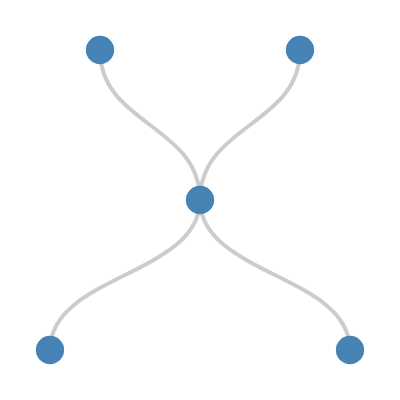

Specify this chart in Vega-Lite:
### Vega specification from a JSON file in a GitHub repository (floating-point values rounded to 4 significant figures)
{"$schema": "https://vega.github.io/schema/vega/v4.json", "width": 200, "height": 200, "autosize": "none", "signals": [{"name": "orient", "value": "vertical", "bind": {"input": "select", "options": ["vertical", "horizontal", "radial"]}}, {"name": "shape", "value": "diagonal", "bind": {"input": "select", "options": ["line", "arc", "curve", "diagonal", "orthogonal"]}}], "data": [{"name": "nodes", "values": [{"id": 2, "x": 0, "y": 100}, {"id": 3, "x": -75, "y": 175}, {"id": 5, "x": 75, "y": 175}, {"id": 6, "x": -50, "y": 25}, {"id": 7, "x": 50, "y": 25}], "transform": [{"type": "formula", "expr": "atan2(datum.y, datum.x)", "as": "angle"}, {"type": "formula", "expr": "sqrt(datum.y * datum.y + datum.x * datum.x)", "as": "radius"}, {"type": "formula", "expr": "orient === 'radial' ? datum.angle : datum.x", "as": "v0"}, {"type": "formula", "expr": "orient === 'radial' ? datum.radius : datum.y", "as": "v1"}]}, {"name": "edges", "values": [{"s": 2, "t": 3}, {"s": 2, "t": 5}, {"s": 2, "t": 6}, {"s": 2, "t": 7}], "transform": [{"type": "lookup", "from": "nodes", "key": "id", "fields": ["s", "t"], "as": ["source", "target"]}, {"type": "linkpath", "sourceX": "source.v0", "sourceY": "source.v1", "targetX": "target.v0", "targetY": "target.v1", "orient": {"signal": "orient"}, "shape": {"signal": "shape"}}]}], "marks": [{"type": "path", "from": {"data": "edges"}, "encode": {"enter": {"stroke": {"value": "#ccc"}, "strokeWidth": {"value": 2}, "x": {"value": 100}, "y": {"value": 0}}, "update": {"path": {"field": "path"}}}}, {"type": "symbol", "from": {"data": "nodes"}, "encode": {"enter": {"size": {"value": 200}, "fill": {"value": "steelblue"}, "x": {"field": "x", "offset": 100}, "y": {"field": "y", "offset": 0}}}}]}
